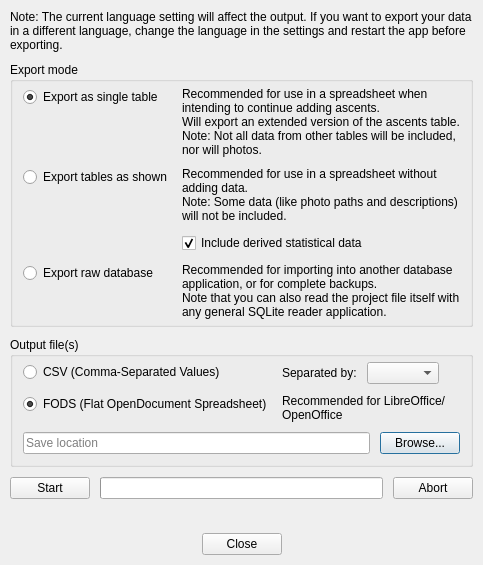
<?xml version="1.0" encoding="UTF-8"?>
<ui version="4.0">
 <class>DataExportDialog</class>
 <widget class="QDialog" name="DataExportDialog">
  <property name="geometry">
   <rect>
    <x>0</x>
    <y>0</y>
    <width>550</width>
    <height>601</height>
   </rect>
  </property>
  <property name="sizePolicy">
   <sizepolicy hsizetype="Fixed" vsizetype="Fixed">
    <horstretch>0</horstretch>
    <verstretch>0</verstretch>
   </sizepolicy>
  </property>
  <property name="minimumSize">
   <size>
    <width>500</width>
    <height>400</height>
   </size>
  </property>
  <property name="windowTitle">
   <string>Export data</string>
  </property>
  <layout class="QVBoxLayout" name="mainLayout">
   <property name="spacing">
    <number>10</number>
   </property>
   <property name="sizeConstraint">
    <enum>QLayout::SetFixedSize</enum>
   </property>
   <property name="leftMargin">
    <number>10</number>
   </property>
   <property name="topMargin">
    <number>10</number>
   </property>
   <property name="rightMargin">
    <number>10</number>
   </property>
   <property name="bottomMargin">
    <number>10</number>
   </property>
   <item>
    <widget class="QLabel" name="explainLabel">
     <property name="text">
      <string>Note: The current language setting will affect the output. If you want to export your data in a different language, change the language in the settings and restart the app before exporting.</string>
     </property>
     <property name="wordWrap">
      <bool>true</bool>
     </property>
    </widget>
   </item>
   <item>
    <widget class="QGroupBox" name="exportModeGroupBox">
     <property name="title">
      <string>Export mode</string>
     </property>
     <layout class="QFormLayout" name="formLayout">
      <property name="horizontalSpacing">
       <number>10</number>
      </property>
      <property name="verticalSpacing">
       <number>10</number>
      </property>
      <property name="leftMargin">
       <number>10</number>
      </property>
      <property name="topMargin">
       <number>5</number>
      </property>
      <property name="rightMargin">
       <number>10</number>
      </property>
      <property name="bottomMargin">
       <number>5</number>
      </property>
      <item row="0" column="0">
       <widget class="QRadioButton" name="exportModeOneTableRadio">
        <property name="text">
         <string>Export as single table</string>
        </property>
        <property name="checked">
         <bool>true</bool>
        </property>
       </widget>
      </item>
      <item row="0" column="1">
       <widget class="QLabel" name="exportModeOneTableLabel">
        <property name="text">
         <string>Recommended for use in a spreadsheet when intending to continue adding ascents.
Will export an extended version of the ascents table.
Note: Not all data from other tables will be included, nor will photos.</string>
        </property>
        <property name="wordWrap">
         <bool>true</bool>
        </property>
       </widget>
      </item>
      <item row="1" column="0">
       <widget class="QRadioButton" name="exportModeAsShownRadio">
        <property name="text">
         <string>Export tables as shown</string>
        </property>
       </widget>
      </item>
      <item row="1" column="1">
       <layout class="QVBoxLayout" name="exportModeAsShownLayout">
        <item>
         <widget class="QLabel" name="exportModeAsShownLabel">
          <property name="text">
           <string>Recommended for use in a spreadsheet without adding data.
Note: Some data (like photo paths and descriptions) will not be included.</string>
          </property>
          <property name="wordWrap">
           <bool>true</bool>
          </property>
         </widget>
        </item>
        <item>
         <widget class="QCheckBox" name="exportModeAsShownStatsCheckbox">
          <property name="text">
           <string>Include derived statistical data</string>
          </property>
          <property name="checked">
           <bool>true</bool>
          </property>
         </widget>
        </item>
       </layout>
      </item>
      <item row="2" column="0">
       <widget class="QRadioButton" name="exportModeRawRadio">
        <property name="text">
         <string>Export raw database</string>
        </property>
       </widget>
      </item>
      <item row="2" column="1">
       <widget class="QLabel" name="exportModeRawLabel">
        <property name="text">
         <string>Recommended for importing into another database application, or for complete backups.
Note that you can also read the project file itself with any general SQLite reader application.</string>
        </property>
        <property name="wordWrap">
         <bool>true</bool>
        </property>
       </widget>
      </item>
     </layout>
    </widget>
   </item>
   <item>
    <widget class="QGroupBox" name="outputFilesGroupBox">
     <property name="title">
      <string>Output file(s)</string>
     </property>
     <layout class="QVBoxLayout" name="outputFileLayout">
      <property name="spacing">
       <number>10</number>
      </property>
      <property name="leftMargin">
       <number>10</number>
      </property>
      <property name="topMargin">
       <number>5</number>
      </property>
      <property name="rightMargin">
       <number>10</number>
      </property>
      <property name="bottomMargin">
       <number>10</number>
      </property>
      <item>
       <layout class="QFormLayout" name="fileFormatLayout">
        <property name="horizontalSpacing">
         <number>10</number>
        </property>
        <property name="verticalSpacing">
         <number>10</number>
        </property>
        <item row="0" column="0">
         <widget class="QRadioButton" name="fileFormatCsvRadio">
          <property name="text">
           <string>CSV (Comma-Separated Values)</string>
          </property>
         </widget>
        </item>
        <item row="0" column="1">
         <layout class="QHBoxLayout" name="fileFormatCsvLayout">
          <property name="spacing">
           <number>10</number>
          </property>
          <item>
           <widget class="QLabel" name="fileFormatCsvSeparatorLabel">
            <property name="text">
             <string>Separated by:</string>
            </property>
           </widget>
          </item>
          <item>
           <widget class="QComboBox" name="fileFormatCsvSeparatorComboBox"/>
          </item>
          <item>
           <spacer name="fileFormatCsvSeparatorSpacer">
            <property name="orientation">
             <enum>Qt::Horizontal</enum>
            </property>
            <property name="sizeHint" stdset="0">
             <size>
              <width>0</width>
              <height>0</height>
             </size>
            </property>
           </spacer>
          </item>
         </layout>
        </item>
        <item row="1" column="1">
         <widget class="QLabel" name="fileFormatFodsLabel">
          <property name="text">
           <string>Recommended for LibreOffice/OpenOffice</string>
          </property>
          <property name="wordWrap">
           <bool>true</bool>
          </property>
         </widget>
        </item>
        <item row="1" column="0">
         <widget class="QRadioButton" name="fileFormatFodsRadio">
          <property name="text">
           <string>FODS (Flat OpenDocument Spreadsheet)</string>
          </property>
          <property name="checked">
           <bool>true</bool>
          </property>
         </widget>
        </item>
       </layout>
      </item>
      <item>
       <layout class="QHBoxLayout" name="filepathLayout">
        <property name="spacing">
         <number>10</number>
        </property>
        <item>
         <widget class="QLineEdit" name="filepathLineEdit">
          <property name="sizePolicy">
           <sizepolicy hsizetype="MinimumExpanding" vsizetype="Fixed">
            <horstretch>0</horstretch>
            <verstretch>0</verstretch>
           </sizepolicy>
          </property>
          <property name="placeholderText">
           <string>Save location</string>
          </property>
         </widget>
        </item>
        <item>
         <widget class="QPushButton" name="filepathBrowseButton">
          <property name="text">
           <string>Browse...</string>
          </property>
         </widget>
        </item>
       </layout>
      </item>
     </layout>
    </widget>
   </item>
   <item>
    <spacer name="processSpacer">
     <property name="orientation">
      <enum>Qt::Vertical</enum>
     </property>
     <property name="sizeType">
      <enum>QSizePolicy::Fixed</enum>
     </property>
     <property name="sizeHint" stdset="0">
      <size>
       <width>0</width>
       <height>0</height>
      </size>
     </property>
    </spacer>
   </item>
   <item>
    <layout class="QGridLayout" name="processLayout">
     <property name="spacing">
      <number>10</number>
     </property>
     <item row="0" column="2">
      <widget class="QPushButton" name="abortButton">
       <property name="text">
        <string>Abort</string>
       </property>
      </widget>
     </item>
     <item row="0" column="0">
      <widget class="QPushButton" name="startButton">
       <property name="text">
        <string>Start</string>
       </property>
      </widget>
     </item>
     <item row="0" column="1">
      <widget class="QProgressBar" name="progressBar">
       <property name="alignment">
        <set>Qt::AlignCenter</set>
       </property>
      </widget>
     </item>
     <item row="1" column="1">
      <widget class="QLabel" name="progressLabel">
       <property name="text">
        <string notr="true"/>
       </property>
       <property name="alignment">
        <set>Qt::AlignCenter</set>
       </property>
      </widget>
     </item>
    </layout>
   </item>
   <item>
    <spacer name="bottomSpacer">
     <property name="orientation">
      <enum>Qt::Vertical</enum>
     </property>
     <property name="sizeHint" stdset="0">
      <size>
       <width>0</width>
       <height>0</height>
      </size>
     </property>
    </spacer>
   </item>
   <item>
    <widget class="QDialogButtonBox" name="bottomButtonBox">
     <property name="orientation">
      <enum>Qt::Horizontal</enum>
     </property>
     <property name="standardButtons">
      <set>QDialogButtonBox::Close</set>
     </property>
     <property name="centerButtons">
      <bool>true</bool>
     </property>
    </widget>
   </item>
  </layout>
 </widget>
 <resources/>
 <connections/>
</ui>
